Frame 1 (no input): blank canvas, image omitted
Frame 60 (no input): blank canvas, image omitted
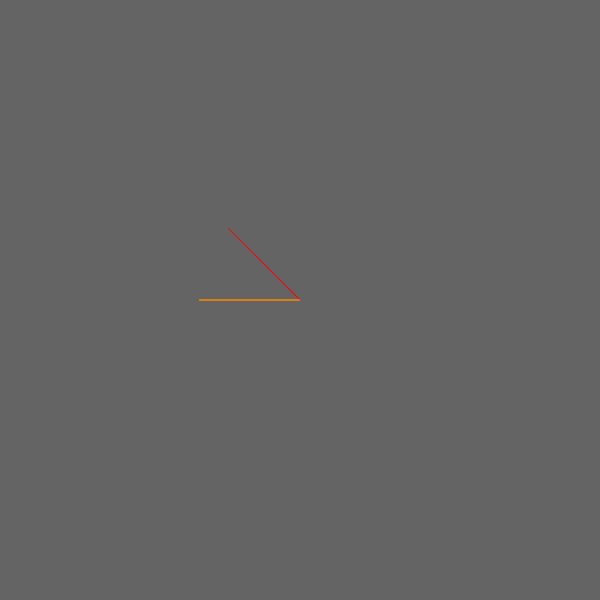
Frame 120 (the mouse pressed at the canvas centre since frame 60)

The p5.js sketch whose frames 1 and 60 were blank and that drew this single picture after the mouse press (run headless with seeded random() and noise() and a simulated clock; from frame 60 on, the mouse is pressed at the canvas centre):

// p5.js sketch
// ── sketch.js
function Shape() {
  this.x = 0;
  this.y = 0;
  this.width = 0;
  this.height = 0;
}


var triangles = [];


function setup() {
  createCanvas(600, 600);
  noStroke();
  triangles.push(new Shape());
  triangles.push(new Shape());
  triangles.push(new Shape());
  
}

function draw() {
  background(100);
  
  for (var i = 0; i < 3; i++) {
    triangles[i].x = lerp(triangles[i].x, mouseX, 0.1);
    triangles[i].y = lerp(triangles[i].y, mouseY, 0.1 * (i+1));

    push();

    translate(triangles[i].x, triangles[i].y);
    var angle = atan2(mouseY - triangles[i].y,
    mouseX - triangles[i].x);
    rotate(angle);
    stroke(255, 80*i, 0);
    line(0, 0, -100, 0);

    pop();
  }




}
